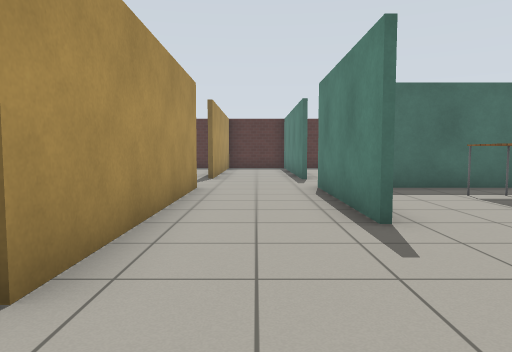
[1] (above)

24 first-person views from a walk through a world built for the Gazebo simulator. The camera is 0.9 m above the floor, tilts 4° down and sees 70° across. The floor is counted in squares, 1 m on a side. Each view is taken from the middle of a square. On the plan, view 1 faces up. The plan holds only what a view shows up to about 12 squares ahead; the rest is blank. Robots are left out. Simple patterns stand in for the simulator's built-in surfaces. Some stock models are drawn as simple stand-ins.

[2]
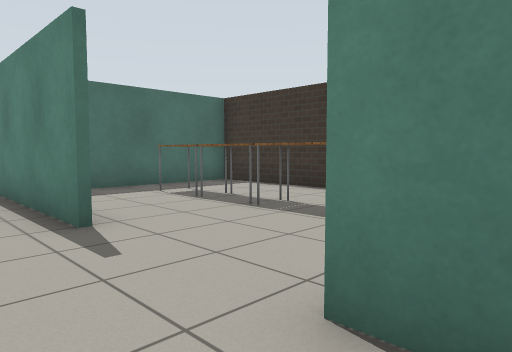

[3]
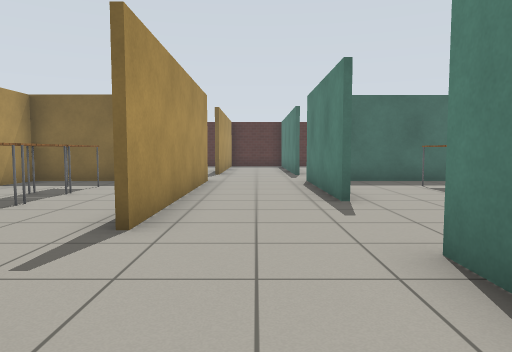

[4]
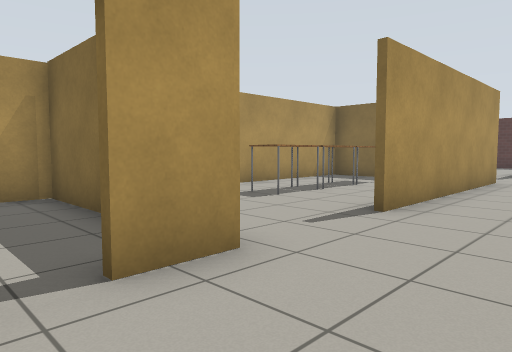

[5]
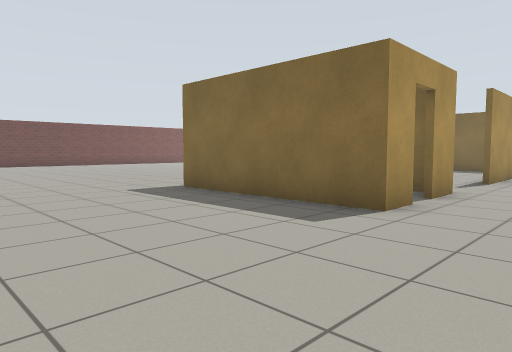

[6]
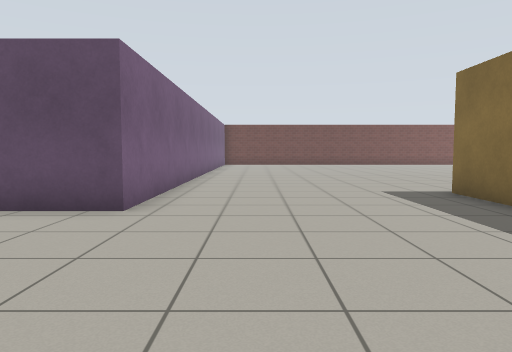

[7]
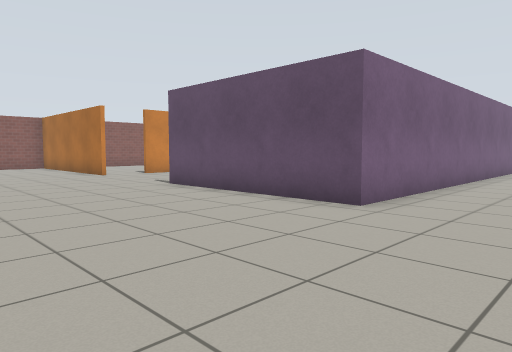

[8]
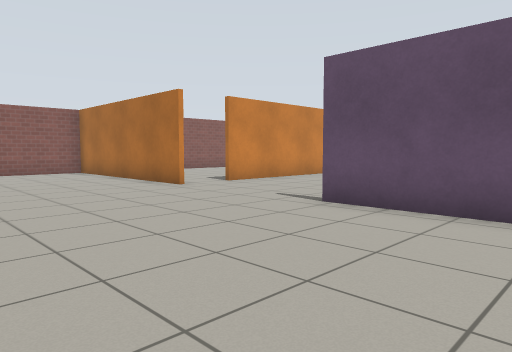

[9]
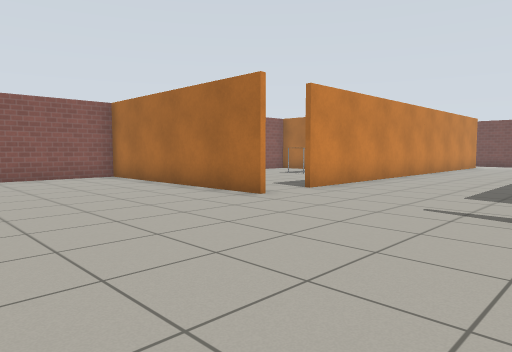

[10]
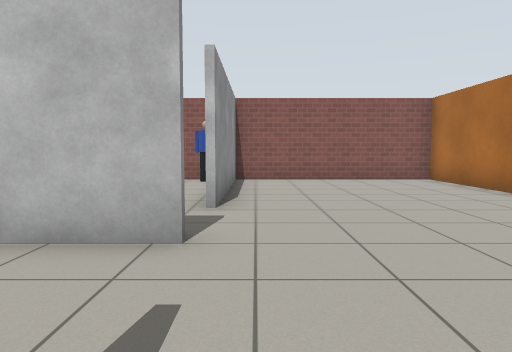

[11]
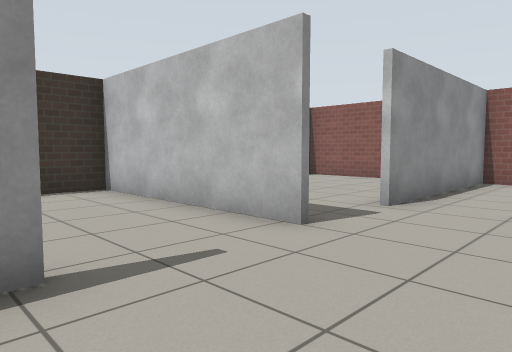

[12]
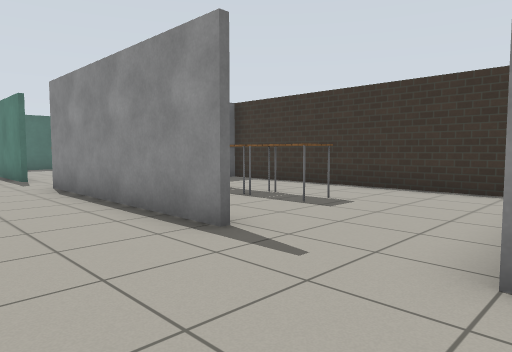

[13]
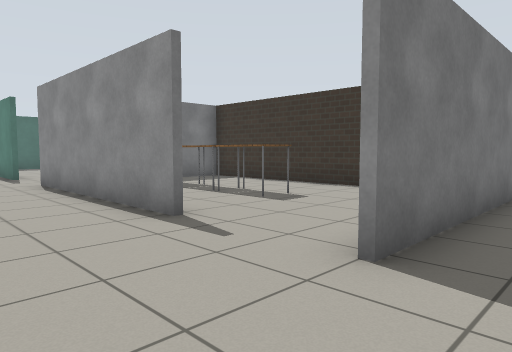

[14]
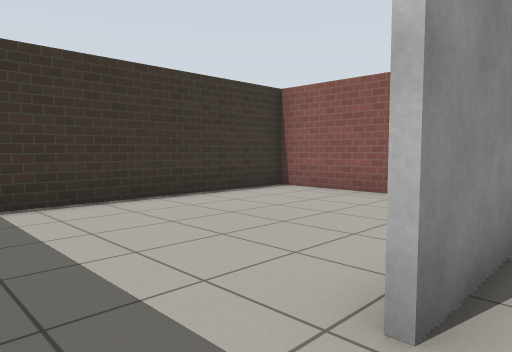

[15]
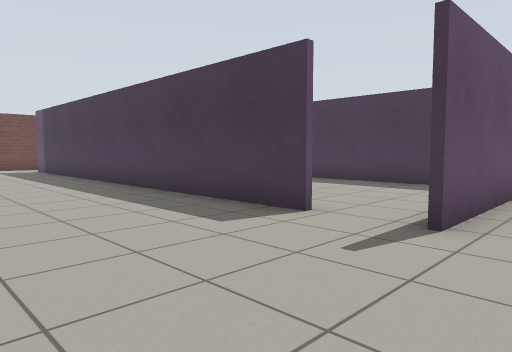

[16]
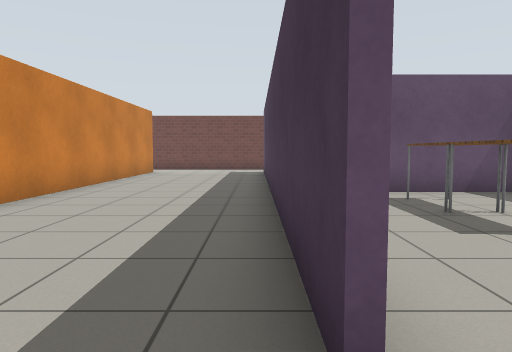

[17]
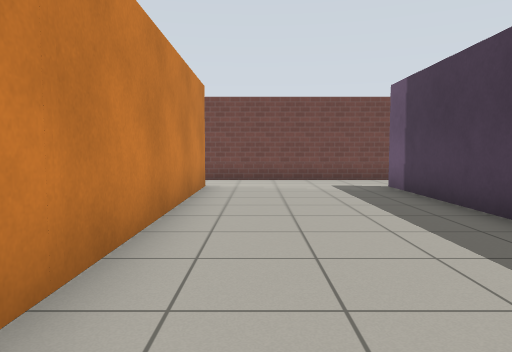

[18]
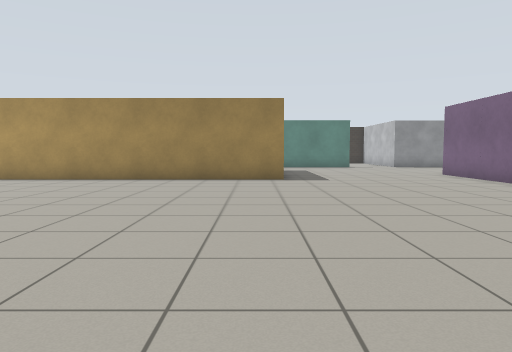

[19]
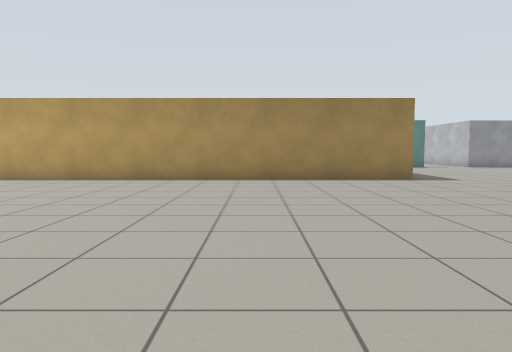

[20]
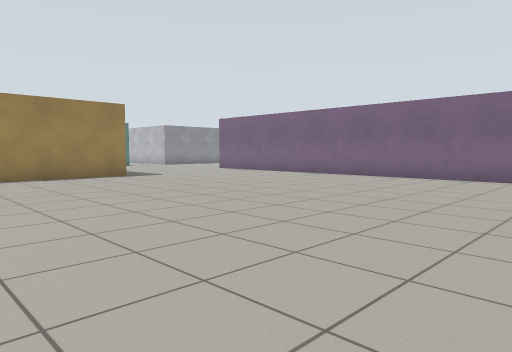

[21]
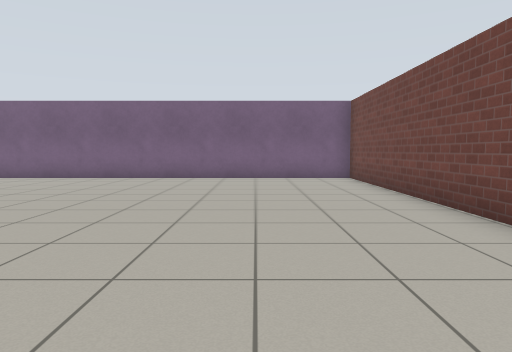

[22]
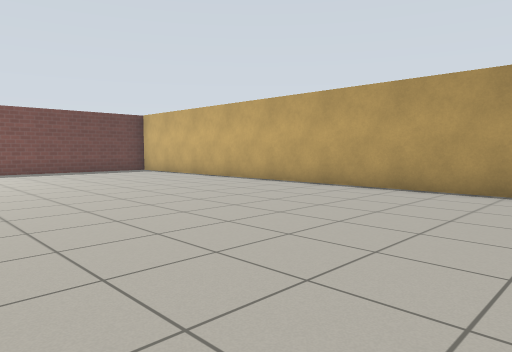

[23]
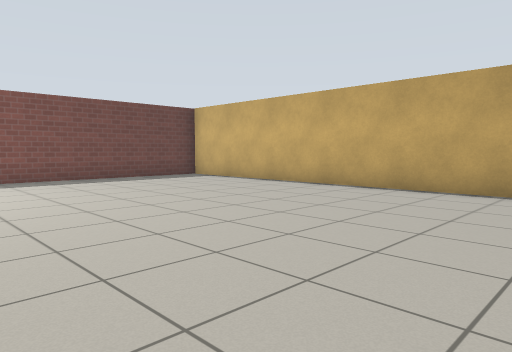

[24]
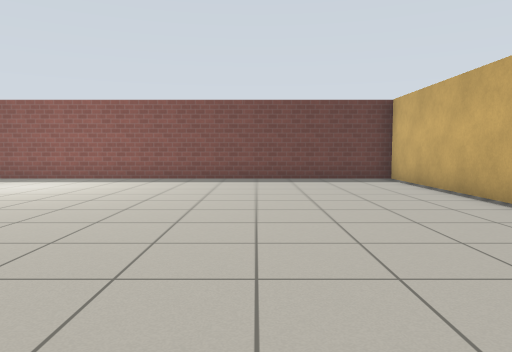

### Floor plan
Ten units are one square. View 1 is at (0, 0); x grows to the right and y downward. Boxes are objects, and circles mark ways between rooms. Rooms are numbered by the first view taken in them; rooms with no view inside come last. Other rooms are left out.
<svg viewBox="-226 -192 305 472">
<path fill="none" stroke="#000" d="M16 -44 16 -90M-14 -89 -14 -20M16 -1 16 -11M-41 -88 -65 -88 -65 -39M-14 6 -14 20M-14 -121 -14 -116M74 -49 74 -88 28 -88M-14 28 -14 39 -67 39 -67 -187 -192 -187M-221 22 -221 100 -44 100 -44 158M-62 157 -202 157M16 81 16 55M-44 203 -44 273 15 273M16 168 16 104M-221 164 -221 196M-202 203 -61 203M16 195 74 195 74 112M26 196 16 196M16 265 16 216M25 273 74 273 74 210M69 196 26 196M-65 101 -102 101M-129 104 -129 131"/>
<rect x="-45" y="-45" width="10" height="20" fill="#bbb"><title>table</title></rect>
<rect x="-45" y="-55" width="10" height="10" fill="#bbb"><title>table</title></rect>
<rect x="-45" y="-75" width="10" height="20" fill="#bbb"><title>table</title></rect>
<rect x="35" y="-45" width="20" height="20" fill="#bbb"><title>table</title></rect>
<rect x="35" y="-55" width="20" height="10" fill="#bbb"><title>table</title></rect>
<rect x="35" y="-75" width="20" height="20" fill="#bbb"><title>table</title></rect>
<rect x="15" y="265" width="10" height="10" fill="#bbb"><title>person</title></rect>
<rect x="35" y="145" width="20" height="20" fill="#bbb"><title>table</title></rect>
<rect x="35" y="135" width="20" height="10" fill="#bbb"><title>table</title></rect>
<rect x="35" y="115" width="20" height="20" fill="#bbb"><title>other object</title></rect>
<rect x="-125" y="125" width="20" height="10" fill="#bbb"><title>table</title></rect>
<rect x="-105" y="125" width="20" height="10" fill="#bbb"><title>table</title></rect>
<circle cx="5" cy="20" r="3" fill="#2a7"/>
<circle cx="20" cy="210" r="3" fill="#2a7"/>
<circle cx="-60" cy="160" r="3" fill="#2a7"/>
<text x="0" y="-50">1</text>
<text x="-100" y="40">2</text>
<text x="50" y="240">3</text>
<text x="-90" y="130">4</text>
</svg>
Room 1 opens to room 2. Room 2 opens to room 3. Room 2 opens to room 4.

Where each view was taken, in squares from view 1:
view 1: 0 up, 0 right, facing up
view 2: 0 up, 0 right, facing up-right
view 3: 2 down, 0 right, facing up
view 4: 3 down, 1 right, facing up-left
view 5: 9 down, 1 right, facing up-left
view 6: 8 down, 1 right, facing left
view 7: 7 down, 1 right, facing down-left
view 8: 12 down, 1 right, facing down-left
view 9: 15 down, 1 right, facing down-left
view 10: 16 down, 1 right, facing down
view 11: 16 down, 1 left, facing down-right
view 12: 20 down, 1 left, facing up-right
view 13: 21 down, 1 left, facing up-right
view 14: 20 down, 1 right, facing down-right
view 15: 20 down, 3 left, facing up-left
view 16: 16 down, 5 left, facing left
view 17: 19 down, 11 left, facing left
view 18: 3 down, 18 left, facing right
view 19: 1 up, 18 left, facing right
view 20: 2 up, 19 left, facing down-right
view 21: 2 up, 19 left, facing down
view 22: 3 up, 15 left, facing up-right
view 23: 7 up, 15 left, facing up-right
view 24: 7 up, 11 left, facing up
